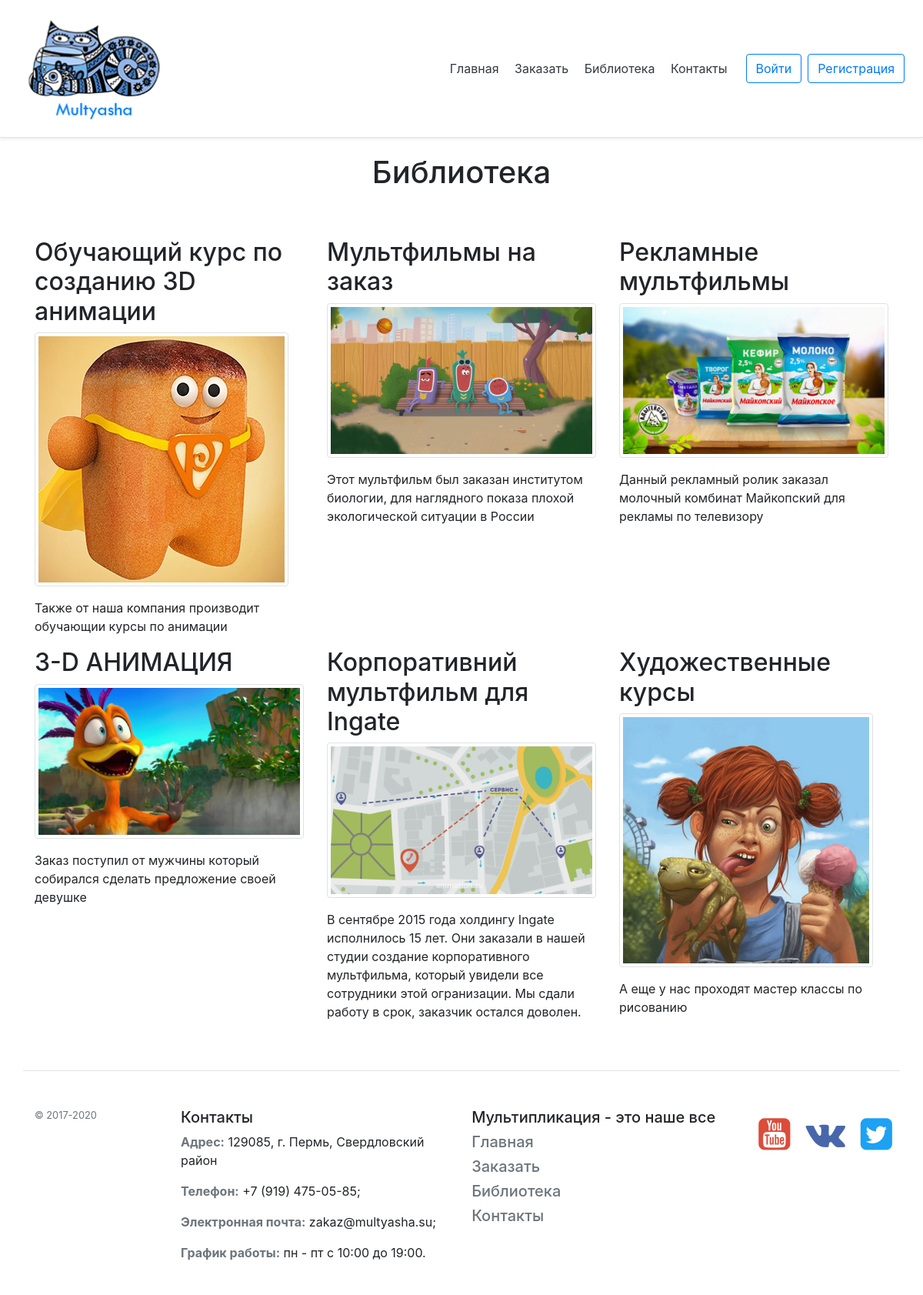
/bibl.php, run on the app's committed database.
### tables this page shows
CREATE TABLE `posts` (
  `id` int(11) NOT NULL,
  `title` varchar(255) NOT NULL,
  `image` text NOT NULL,
  `text` text NOT NULL
);

### bibl.php (the view, shortened to what this page needs)
<!doctype html>
<html lang="ru">
<head>
	<link rel = "stylesheet" href="cs/style.css">
	<link rel = "stylesheet" href="css/style.css">
	<link rel = "stylesheet" href="https://stackpath.bootstrapcdn.com/bootstrap/4.5.0/css/bootstrap.min.css">
</head>
<body>
<?php require "blocks/header.php" ?>
<?php
$sql = mysqli_connect('localhost', 'root', '', 'register')
or die  (mysqli_connect_error());
mysqli_set_charset($sql, "utf-8");
$query = "SELECT * FROM posts";
$result = mysqli_query($sql, $query);
$posts = mysqli_fetch_all($result, MYSQLI_ASSOC);
?>
      <div class="container">
        <div class="row">
        <div class="col-md-12">
          <h1 class="h444-wrap">Библиотека</h1>
          </div>
        </div>
      </div>
<div class="container mt-5">
	<div class="d-flex flex-wrap">
		<div class="row">
					<?php foreach ($posts as $post) { ?>
						<div class="col-md-4">
							<h2><?=$post['title'];?></h2>
							<img src = "img/<?=$post['image'];?>" class="img-thumbnail mb-3">
							<p><?=$post['text'];?> </p>
						</div>
					<?php } ?>
		</div>
	</div>
</div>
<?php require "blocks/footer.php" ?>
</body>
</html>

### blocks/header.php
<div class="d-flex flex-column flex-md-row align-items-center p-3 px-md-4 mb-3 bg-white border-bottom shadow-sm">
  <h5 class="my-0 mr-md-auto font-weight-normal"><a href="index.php"><img src="img/logo.png"> </a></h5>
  <nav class="my-2 my-md-0 mr-md-3">
    <a class="p-2 text-dark" href="index.php">Главная</a>
    <a class="p-2 text-dark" href="about.php">Заказать</a>
    <a class="p-2 text-dark" href="bibl.php">Библиотека</a>
	<a class="p-2 text-dark" href="contact.php">Контакты</a>
  </nav>
  <?php
	if($_COOKIE['user'] == ''):
   ?>
  <a class="btn btn-outline-primary" href="signin.php">Войти</a>
  <a class="btn btn-outline-primary ml-2" href="signup.php">Регистрация</a>
  <?php else: ?>
	<a href="forms/exit.php">Выход</a>
  <?php endif; ?>
</div>

### blocks/footer.php
<link rel = "stylesheet" href="cs/style.css">
<link rel = "stylesheet" href="css/style.css">
<footer class="container pt-4 my-md-5 pt-md-5 border-top">
    <div class="row">
      <div class="col-12 col-md-2">
        <small class="d-block mb-3 text-muted">© 2017-2020</small>
      </div>
	   <div class="col-6 col-md">
        <h5>Контакты</h5>
					<p><strong class="text-muted">Адрес:</strong>&nbsp;129085,&nbsp;г. Пермь,&nbsp;Свердловский район</p>
					<p><strong class="text-muted">Телефон:</strong>&nbsp;+7 (919) 475-05-85;</p>
					<p><strong class="text-muted">Электронная почта:</strong>&nbsp;zakaz@multyasha.su;</p>
					<p><strong class="text-muted">График работы:</strong>&nbsp;пн - пт с 10:00 до 19:00.</p>
      </div>
      <div class="col-6 col-md">
        <h5>Мультипликация - это наше все</h5>
        <ul class="list-unstyled text-small">
			<h5> <li><a class="text-muted" href="index.php">Главная</a></li></h5>
			<h5> <li><a class="text-muted" href="about.php">Заказать</a></li></h5>
			<h5> <li><a class="text-muted" href="bibl.php">Библиотека</a></li></h5>
			<h5> <li><a class="text-muted" href="contact.php">Контакты</a></li></h5>
        </ul>
      </div>
   <link rel="stylesheet" href="https://maxcdn.bootstrapcdn.com/font-awesome/4.7.0/css/font-awesome.min.css">
<div class="wrapper">
   <a target="_blank" href="your_url_here"><i class="fa fa-3x fa-youtube-square"></i></a>
   <a target="_blank" href="your_url_here"><i class="fa fa-3x fa-vk"></i></a>
   <a target="_blank" href="your_url_here"><i class="fa fa-3x fa-twitter-square"></i>
</div></a>
    </div>
 </footer>

### css/style.css (style rules this page uses)
.h444-wrap { padding: 5px 0; text-align: center; }
.wrapper { display: inline-flex; justify-content: center; }
.wrapper i { padding: 10px; transition: all ease-in-out 150ms; }
.wrapper a:nth-child(1) { color: #dd4b39; }
.wrapper a:nth-child(2) { color: #4867AA; }
.wrapper a:nth-child(3) { color: #1DA1F2; }

### data on the page
posts: title "Обучающий курс по созданию 3D анимации", image (picture), text "Также от наша компания производит обучающии курсы по анимации"
posts: title "Мультфильмы на заказ", image (picture), text "Этот мультфильм был заказан институтом биологии, для наглядного показа плохой экологической ситуации в России"
posts: title "Рекламные мультфильмы", image (picture), text "Данный рекламный ролик заказал молочный комбинат Майкопский для рекламы по телевизору"
posts: title "3-D АНИМАЦИЯ", image (picture), text "Заказ поступил от мужчины который собирался сделать предложение своей девушке"
posts: title "Корпоративний мультфильм для Ingate", image (picture), text "В сентябре 2015 года холдингу Ingate исполнилось 15 лет. Они заказали в нашей студии создание корпоративного мультфильма, который увидели все сотрудники этой огранизации. Мы сдали работу в срок, заказчик остался доволен."
posts: title "Художественные курсы", image (picture), text "А еще у нас проходят мастер классы по рисованию"
